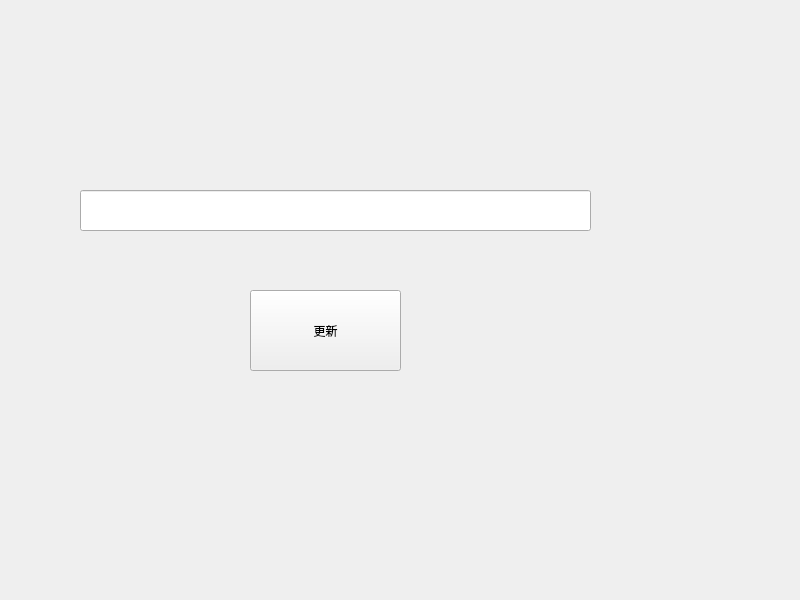
<?xml version="1.0" encoding="UTF-8"?>
<ui version="4.0">
 <class>Widget</class>
 <widget class="QWidget" name="Widget">
  <property name="geometry">
   <rect>
    <x>0</x>
    <y>0</y>
    <width>800</width>
    <height>600</height>
   </rect>
  </property>
  <property name="windowTitle">
   <string>Widget</string>
  </property>
  <widget class="QLineEdit" name="lineEdit">
   <property name="geometry">
    <rect>
     <x>80</x>
     <y>190</y>
     <width>511</width>
     <height>41</height>
    </rect>
   </property>
  </widget>
  <widget class="QPushButton" name="btnUpdate">
   <property name="geometry">
    <rect>
     <x>250</x>
     <y>290</y>
     <width>151</width>
     <height>81</height>
    </rect>
   </property>
   <property name="text">
    <string>更新</string>
   </property>
  </widget>
 </widget>
 <resources/>
 <connections/>
</ui>
